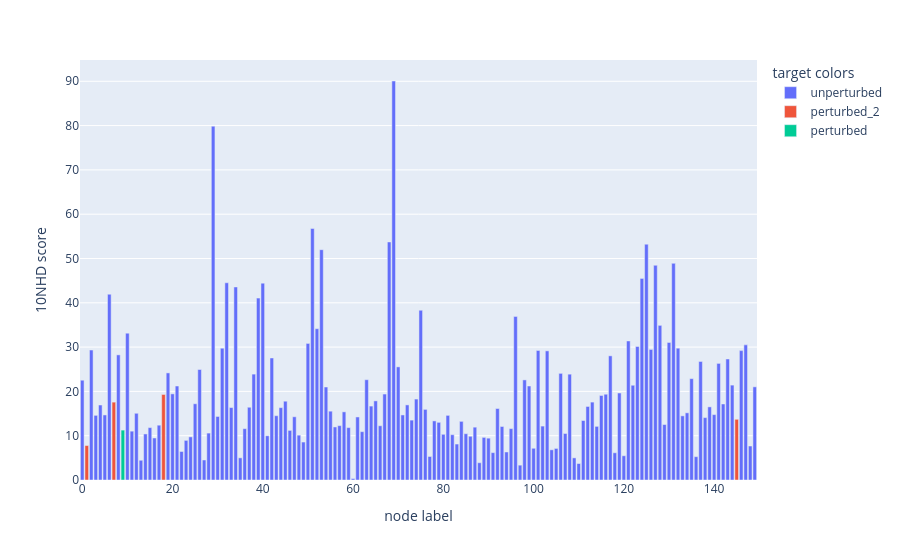

Notebook code for this chart:
### Markdown cell above
## 2. Sanity check: one perturbation on one graph

This quick test:
1. Applies one perturbation to a selected graph
2. Computes node-wise kNHD scores between original and perturbed embeddings

Use this section to debug embeddings and distance computations before launching the full loop.

### Code cell
### test:  1 perturbation over 1 graph
# perturbation
G_p, nodes_p_dict = perturbation_disconnection_NT(graphs[0],mag_arr[0],1,target='random')

# compute scores between the perturbed and original graph
NHD_score_GGp = two_nets_kNHD_score(graphs[0],G_p,k,**embedding_parameters_dict)

#colors
colors = np.array(N*["blue"])
colors_legend = np.array(N*['unperturbed'])
## here instead we plot in color the nodes that are voing to be target of the perturbation
#plot original net
colors[nodes_p_dict['nodes_perturbed']]='red'
colors_legend[nodes_p_dict['nodes_perturbed']]='perturbed'
colors[nodes_p_dict['nodes_perturbed_2']]='green'
colors_legend[nodes_p_dict['nodes_perturbed_2']]='perturbed_2'
colors_list = list(colors)

#plot NHD scores in histogram
height = NHD_score_GGp
bars = np.arange(N)
x_pos = np.arange(len(bars))
df = pd.DataFrame({'%sNHD score'%k:height, 'node label':bars, 'target colors':colors_legend})
fig = px.bar(df, x='node label', y='%sNHD score'%k, color='target colors')
fig.show()

print(nodes_p_dict['nodes_perturbed'])
print(nodes_p_dict['nodes_perturbed_2'])
print(NHD_score_GGp[nodes_p_dict['nodes_perturbed']])

### Figure 1 — Plotly figure (JSON) as saved in the notebook; plotly's stock layout.template omitted (floating-point values rounded to 4 significant figures; data arrays with more than 128 entries replaced by an {"elided": "..."} marker saying what was removed)
{"data": [{"hovertemplate": "target colors=unperturbed<br>node label=%{x}<br>10NHD score=%{y}<extra></extra>", "legendgroup": "unperturbed", "marker": {"color": "#636efa", "pattern": {"shape": ""}}, "name": "unperturbed", "orientation": "v", "showlegend": true, "textposition": "auto", "type": "bar", "x": {"elided": "145 int values"}, "xaxis": "x", "y": {"elided": "145 float values"}, "yaxis": "y"}, {"hovertemplate": "target colors=perturbed_2<br>node label=%{x}<br>10NHD score=%{y}<extra></extra>", "legendgroup": "perturbed_2", "marker": {"color": "#EF553B", "pattern": {"shape": ""}}, "name": "perturbed_2", "orientation": "v", "showlegend": true, "textposition": "auto", "type": "bar", "x": [1, 7, 18, 145], "xaxis": "x", "y": [7.777, 17.58, 19.31, 13.7], "yaxis": "y"}, {"hovertemplate": "target colors=perturbed<br>node label=%{x}<br>10NHD score=%{y}<extra></extra>", "legendgroup": "perturbed", "marker": {"color": "#00cc96", "pattern": {"shape": ""}}, "name": "perturbed", "orientation": "v", "showlegend": true, "textposition": "auto", "type": "bar", "x": [9], "xaxis": "x", "y": [11.26], "yaxis": "y"}], "layout": {"barmode": "relative", "legend": {"title": {"text": "target colors"}, "tracegroupgap": 0}, "margin": {"t": 60}, "xaxis": {"anchor": "y", "domain": [0, 1], "title": {"text": "node label"}}, "yaxis": {"anchor": "x", "domain": [0, 1], "title": {"text": "10NHD score"}}}}
